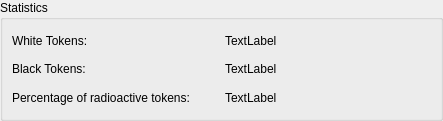
<ui version="4.0" >
 <author></author>
 <comment></comment>
 <exportmacro></exportmacro>
 <class>RAForm</class>
 <widget class="QWidget" name="RAForm" >
  <property name="geometry" >
   <rect>
    <x>0</x>
    <y>0</y>
    <width>443</width>
    <height>121</height>
   </rect>
  </property>
  <property name="sizePolicy" >
   <sizepolicy>
    <hsizetype>1</hsizetype>
    <vsizetype>5</vsizetype>
    <horstretch>0</horstretch>
    <verstretch>0</verstretch>
   </sizepolicy>
  </property>
  <property name="windowTitle" >
   <string>Form</string>
  </property>
  <layout class="QVBoxLayout" >
   <property name="margin" >
    <number>0</number>
   </property>
   <property name="spacing" >
    <number>6</number>
   </property>
   <item>
    <widget class="QGroupBox" name="groupBox" >
     <property name="title" >
      <string>Statistics</string>
     </property>
     <layout class="QVBoxLayout" >
      <property name="margin" >
       <number>9</number>
      </property>
      <property name="spacing" >
       <number>6</number>
      </property>
      <item>
       <layout class="QHBoxLayout" >
        <property name="margin" >
         <number>0</number>
        </property>
        <property name="spacing" >
         <number>6</number>
        </property>
        <item>
         <widget class="QLabel" name="label" >
          <property name="text" >
           <string>White Tokens:</string>
          </property>
         </widget>
        </item>
        <item>
         <widget class="QLabel" name="white" >
          <property name="text" >
           <string>TextLabel</string>
          </property>
         </widget>
        </item>
       </layout>
      </item>
      <item>
       <layout class="QHBoxLayout" >
        <property name="margin" >
         <number>0</number>
        </property>
        <property name="spacing" >
         <number>6</number>
        </property>
        <item>
         <widget class="QLabel" name="label_2" >
          <property name="text" >
           <string>Black Tokens:</string>
          </property>
         </widget>
        </item>
        <item>
         <widget class="QLabel" name="black" >
          <property name="text" >
           <string>TextLabel</string>
          </property>
         </widget>
        </item>
       </layout>
      </item>
      <item>
       <layout class="QHBoxLayout" >
        <property name="margin" >
         <number>0</number>
        </property>
        <property name="spacing" >
         <number>6</number>
        </property>
        <item>
         <widget class="QLabel" name="label_4" >
          <property name="text" >
           <string>Percentage of radioactive tokens:</string>
          </property>
         </widget>
        </item>
        <item>
         <widget class="QLabel" name="percentage" >
          <property name="text" >
           <string>TextLabel</string>
          </property>
         </widget>
        </item>
       </layout>
      </item>
     </layout>
    </widget>
   </item>
  </layout>
 </widget>
 <pixmapfunction></pixmapfunction>
 <resources/>
 <connections/>
</ui>
